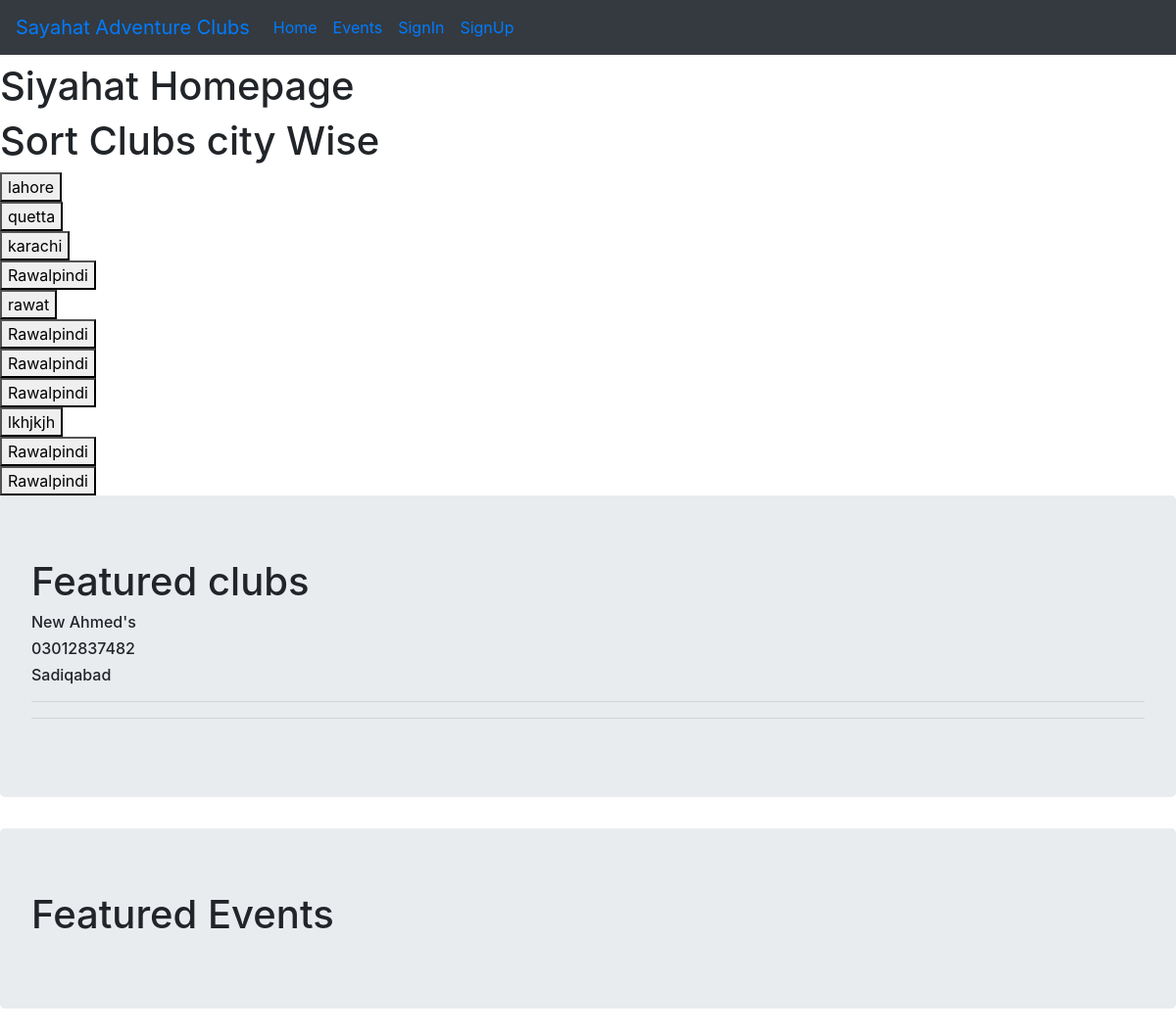
The page / on the database its author committed.
### AdventureClub/models.py (models this page shows, shortened)
class AdventureClub(models.Model):
    owner = models.ForeignKey(User, on_delete=models.CASCADE, default="")
    club_name = models.CharField(max_length=50)
    contact = models.CharField(max_length=11, default='')
    email = models.EmailField(null=True)
    featured = models.BooleanField(default=False)
    club_image = models.ImageField(upload_to='AdventureClub/Club_Images', null=True)
    club_address = models.CharField(max_length=80)
    city = models.CharField(null=False, blank=False, default="", max_length=25)

### AdventureClub/views.py (the view)
# urls.py: path('', views.index, name='index'),
def index(request):
    cities = models.AdventureClub.objects.values('city')
    clubs = ''
    featuredClubs = models.AdventureClub.objects.filter(featured=True)
    featuredEvents = models.AdventureEvent.objects.filter(featured=True)
    if request.method == 'POST':
        query = request.POST.get('city')
        clubs = models.AdventureClub.objects.filter(city=query)
    context = {'user': request.user, 'city': cities, 'club': clubs, 'FC': featuredClubs, 'FE': featuredEvents}
    return render(request, 'AdventureClubs/index.html', context)

### AdventureClub/templates/AdventureClubs/index.html (shortened to what this page needs)
{% extends 'AdventureClubs/base.html' %}
{% block body_block %}
<h1>Siyahat Homepage</h1>
<h1>Sort Clubs city Wise</h1>
{%for c in city%}
{%for city in c.values%}
<form method="POST">
    <button name="city" value="{{city}}">{{city}}</button>
</form>
{%endfor%}
{%endfor%}
<div class="jumbotron">
<h1>Featured clubs</h1>
    {%for fc in FC%}
    <h6>{{fc.club_name}}</h6>
    <h6>{{fc.contact}}</h6>
    <h6>{{fc.club_address}}</h6>
    <hr>
    <hr>
    {%endfor%}
</div>
<div class="jumbotron">
<h1>Featured Events</h1>
</div>
{% endblock %}

### rows shown on the page
AdventureClub: club_name "New Ahmed's", contact "03012837482", club_address "Sadiqabad"

### other values the page prints
{{ city }} "lahore" "quetta" "karachi" "Rawalpindi" "rawat" "Rawalpindi" "Rawalpindi" "Rawalpindi" "lkhjkjh" "Rawalpindi" "Rawalpindi"
